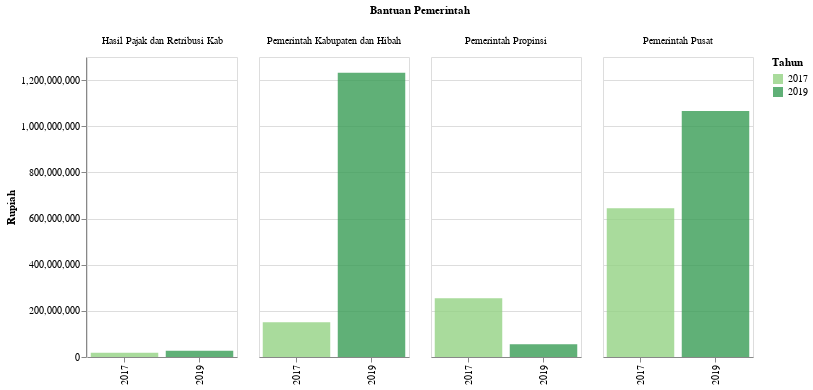

Write notebook code for a chart like this one.
### Code cell
plot2s = plot_3(df_2,'Rupiah','Bantuan Pemerintah',150)
plot2s

### Figure 1 — Vega-Lite specification as saved in the notebook (floating-point values rounded to 4 significant figures)
{"config": {"view": {"continuousWidth": 400, "continuousHeight": 300}}, "data": {"name": "data-8b75cc3cbe1d8b5cc9393616b6c1f001"}, "mark": {"type": "bar", "opacity": 0.8}, "encoding": {"color": {"condition": {"type": "nominal", "field": "Tahun", "scale": {"scheme": "yellowgreen"}, "selection": "selector285"}, "value": "lightgray"}, "column": {"type": "nominal", "field": "Keterangan", "title": "Bantuan Pemerintah"}, "tooltip": [{"type": "quantitative", "field": "Tahun"}, {"type": "nominal", "field": "Keterangan"}, {"type": "nominal", "field": "Jumlah"}, {"type": "nominal", "field": "Satuan"}], "x": {"type": "ordinal", "field": "Tahun", "title": ""}, "y": {"type": "quantitative", "axis": {"tickMinStep": 1}, "field": "N", "title": "Rupiah"}}, "resolve": {"scale": {"x": "independent"}}, "selection": {"selector285": {"type": "single", "encodings": ["y", "color"]}, "selector292": {"type": "interval", "bind": "scales", "encodings": ["x", "y"]}}, "width": 150, "$schema": "https://vega.github.io/schema/vega-lite/v4.8.1.json", "datasets": {"data-8b75cc3cbe1d8b5cc9393616b6c1f001": [{"Tahun": 2017, "Kode": 6, "Data": "Bantuan Pemerintah", "Kode Kategori": 6.1, "Kategori": "Pemerintah Pusat", "Keterangan": "Pemerintah Pusat", "N": 644700000.0, "Satuan": "Rupiah", "Jumlah": "Rp 644.7 Juta"}, {"Tahun": 2017, "Kode": 6, "Data": "Bantuan Pemerintah", "Kode Kategori": 6.1, "Kategori": "Pemerintah Propinsi", "Keterangan": "Pemerintah Propinsi", "N": 255000000.0, "Satuan": "Rupiah", "Jumlah": "Rp 255.0 Juta"}, {"Tahun": 2017, "Kode": 6, "Data": "Bantuan Pemerintah", "Kode Kategori": 6.1, "Kategori": "Pemerintah Kabupaten dan Hibah", "Keterangan": "Pemerintah Kabupaten dan Hibah", "N": 151000000.0, "Satuan": "Rupiah", "Jumlah": "Rp 151.0 Juta"}, {"Tahun": 2017, "Kode": 6, "Data": "Bantuan Pemerintah", "Kode Kategori": 6.1, "Kategori": "Hasil Pajak dan Retribusi Kab", "Keterangan": "Hasil Pajak dan Retribusi Kab", "N": 18700000.0, "Satuan": "Rupiah", "Jumlah": "Rp 18.7 Juta"}, {"Tahun": 2019, "Kode": 6, "Data": "Bantuan Pemerintah", "Kode Kategori": 6.1, "Kategori": "Pemerintah Pusat", "Keterangan": "Pemerintah Pusat", "N": 1066000000.0, "Satuan": "Rupiah", "Jumlah": "Rp 1065.7 Juta"}, {"Tahun": 2019, "Kode": 6, "Data": "Bantuan Pemerintah", "Kode Kategori": 6.1, "Kategori": "Pemerintah Propinsi", "Keterangan": "Pemerintah Propinsi", "N": 55000000.0, "Satuan": "Rupiah", "Jumlah": "Rp 55.0 Juta"}, {"Tahun": 2019, "Kode": 6, "Data": "Bantuan Pemerintah", "Kode Kategori": 6.1, "Kategori": "Pemerintah Kabupaten dan Hibah", "Keterangan": "Pemerintah Kabupaten dan Hibah", "N": 1232000000.0, "Satuan": "Rupiah", "Jumlah": "Rp 1231.7 Juta"}, {"Tahun": 2019, "Kode": 6, "Data": "Bantuan Pemerintah", "Kode Kategori": 6.1, "Kategori": "Hasil Pajak dan Retribusi Kab", "Keterangan": "Hasil Pajak dan Retribusi Kab", "N": 26720000.0, "Satuan": "Rupiah", "Jumlah": "Rp 26.7 Juta"}]}}
